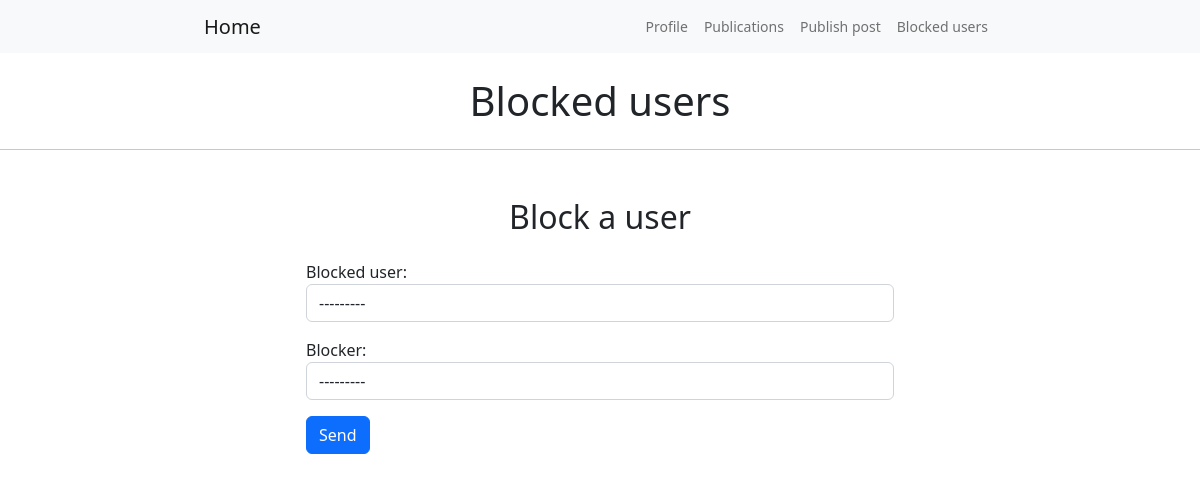
/blocked_users/ (signed in), run on an earlier commit of the app's database.
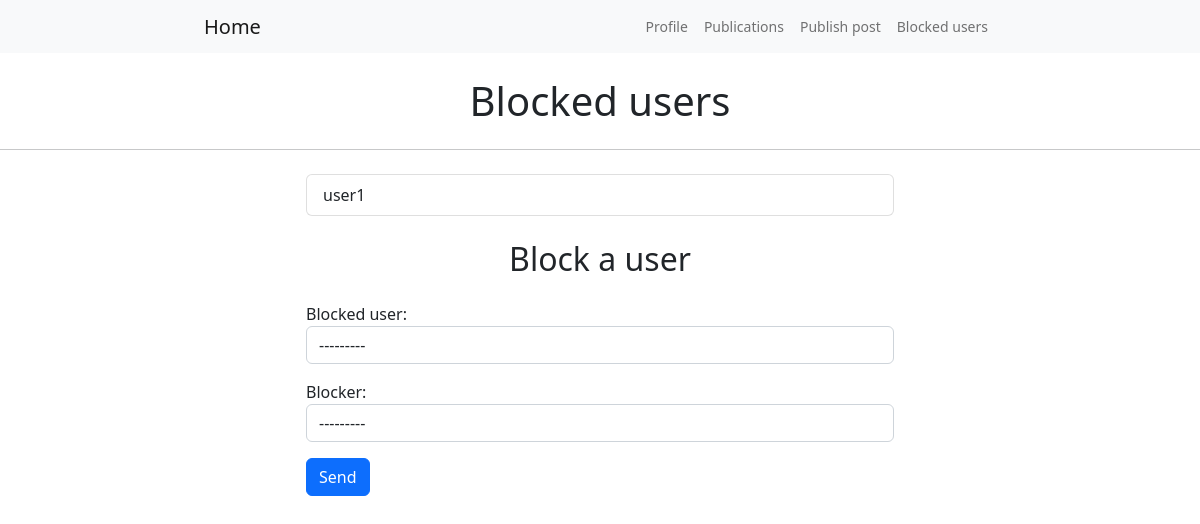
And on a later commit of the database.
### BlogPost/models.py (models this page shows)
class BlockedUsers(models.Model):
    blocked_user = models.ForeignKey(User, on_delete=models.CASCADE, related_name="blocked_user")
    blocker = models.ForeignKey(User, on_delete=models.CASCADE, related_name="blocker")

### BlogPost/views.py (the view, shortened to what this page needs)
# urls.py: path('blocked_users/', blocked_users, name="blocked_users"),
def blocked_users(request):
    queryset = BlockedUsers.objects.filter(blocker=request.user).all()
    context = {"blocked_users": queryset, "form": UserForm}
    return render(request, "blocked_users.html", context=context)

### templates/blocked_users.html (shortened to what this page needs)
<!DOCTYPE html>
<html lang="en">
<head>
    <link href="https://cdn.jsdelivr.net/npm/bootstrap@5.2.0-beta1/dist/css/bootstrap.min.css" rel="stylesheet"
>
</head>
<body>
<nav class="row justify-content-center small navbar navbar-expand-lg navbar-light bg-light">
    <div class="container-fluid col-8">
        <div class="navbar-header">
            <a class="navbar-brand" href="#">Home</a>
        </div>
        <ul class="nav navbar-nav d-flex">
            <li class="nav-item"><a class="nav-link" href="{% url "profile" %}">Profile</a></li>
            <li class="nav-item"><a class="nav-link" href="{% url "publications" %}">Publications</a></li>
            <li class="nav-item"><a class="nav-link" href="{% url "add_publications" %}">Publish post</a></li>
            <li class="nav-item"><a class="nav-link" href="{% url "blocked_users" %}">Blocked users</a></li>
        </ul>
    </div>
</nav>
<h1 class="row justify-content-center my-4">Blocked users</h1>
<hr class="row justify-content-center my-4">
<div class="row justify-content-center my-4">
    <div class="col-6">
        <ul class="list-group">
            {% for blocked_user in blocked_users %}
                <li class="list-group-item">{{ blocked_user.blocked_user }}</li>
            {% endfor %}
        </ul>
    </div>
</div>
<h2 class="row justify-content-center my-4">Block a user</h2>
<div class="row justify-content-center my-4">
    <div class="col-6">
    <form method="post">
        {{ form.as_p }}
        <button type="submit" class="btn btn-primary">Send</button>
    </form>
</div>
</div>
</body>
</html>

What changed in the data, as far as the page shows it:
added BlockedUsers: blocked_user "user1"
